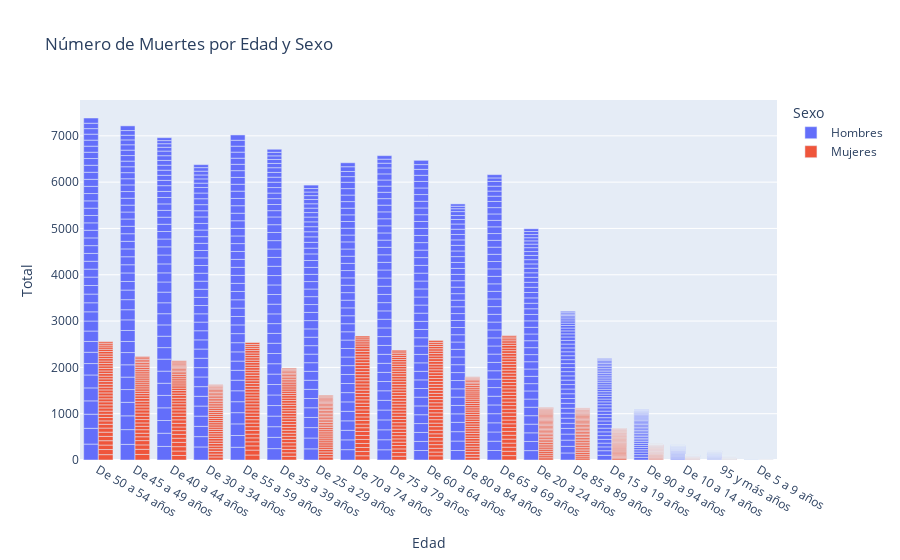

Source (notebook cell):
### Code cell
fig2 = px.bar(deaths, x="Edad", y="Total", color="Sexo", barmode="group", \
              title='Número de Muertes por Edad y Sexo')
fig2.show()

### Figure 1 — Plotly figure (JSON) as saved in the notebook; plotly's stock layout.template omitted (floating-point values rounded to 4 significant figures; data arrays with more than 128 entries replaced by an {"elided": "..."} marker saying what was removed)
{"data": [{"alignmentgroup": "True", "hovertemplate": "Sexo=Hombres<br>Edad=%{x}<br>Total=%{y}<extra></extra>", "legendgroup": "Hombres", "marker": {"color": "#636efa", "pattern": {"shape": ""}}, "name": "Hombres", "offsetgroup": "Hombres", "orientation": "v", "showlegend": true, "textposition": "auto", "type": "bar", "x": {"elided": "708 str values"}, "xaxis": "x", "y": {"elided": "708 int values"}, "yaxis": "y"}, {"alignmentgroup": "True", "hovertemplate": "Sexo=Mujeres<br>Edad=%{x}<br>Total=%{y}<extra></extra>", "legendgroup": "Mujeres", "marker": {"color": "#EF553B", "pattern": {"shape": ""}}, "name": "Mujeres", "offsetgroup": "Mujeres", "orientation": "v", "showlegend": true, "textposition": "auto", "type": "bar", "x": {"elided": "694 str values"}, "xaxis": "x", "y": {"elided": "694 int values"}, "yaxis": "y"}], "layout": {"barmode": "group", "legend": {"title": {"text": "Sexo"}, "tracegroupgap": 0}, "title": {"text": "Número de Muertes por Edad y Sexo"}, "xaxis": {"anchor": "y", "domain": [0, 1], "title": {"text": "Edad"}}, "yaxis": {"anchor": "x", "domain": [0, 1], "title": {"text": "Total"}}}}
